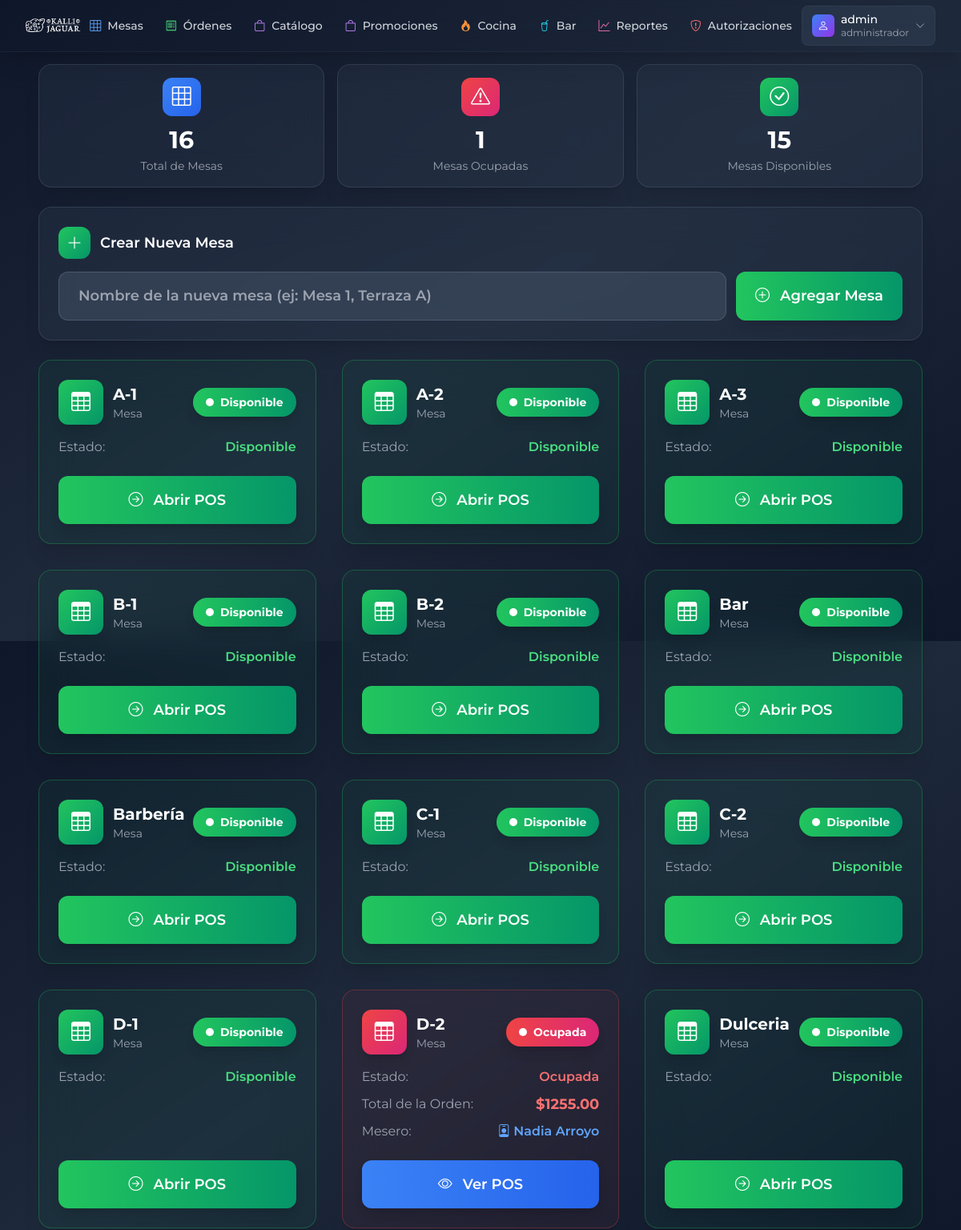
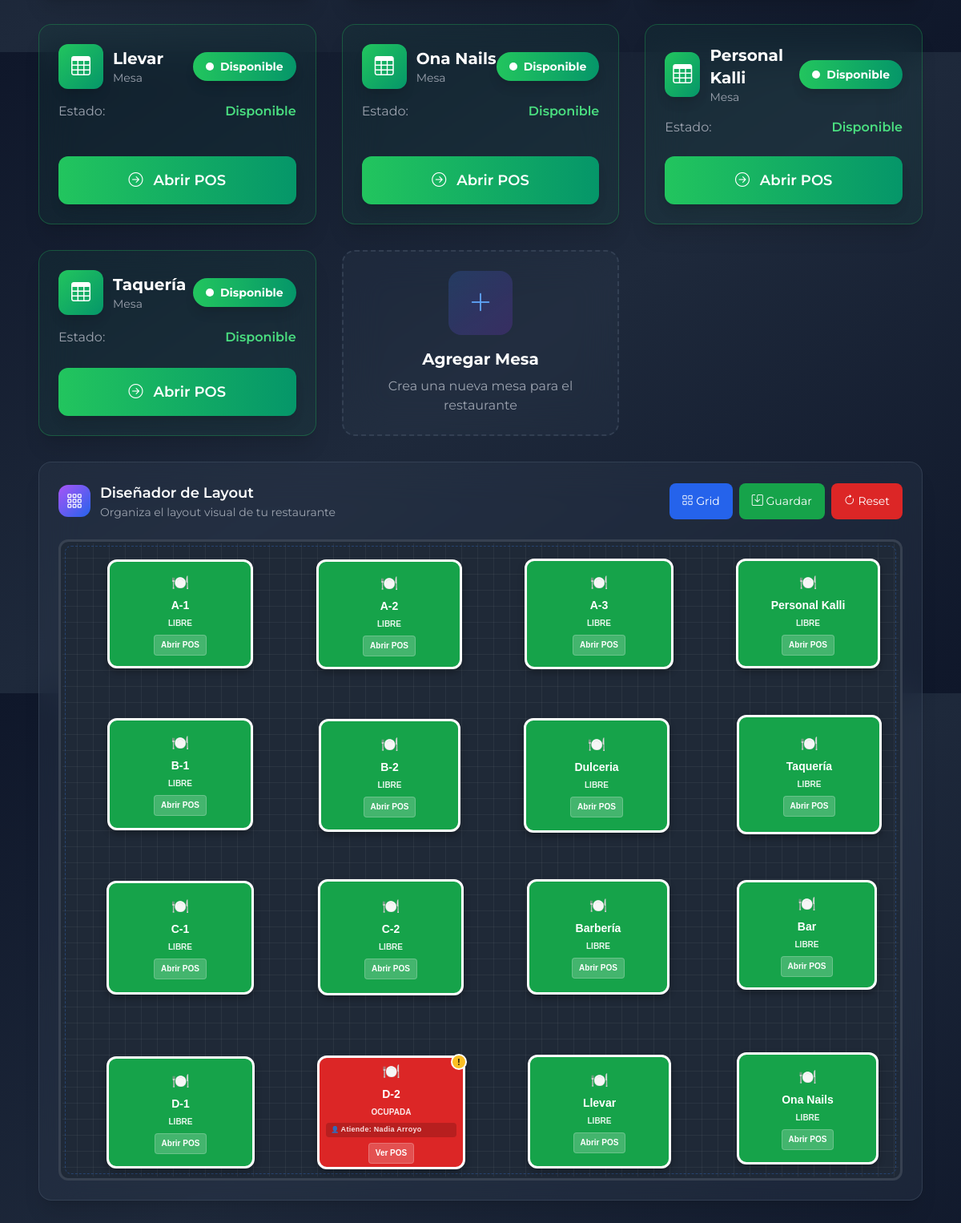
The page / on the database its author committed (2 pictures, top to bottom).
### tables this page shows
CREATE TABLE `mesas` (
  `id` int(11) NOT NULL,
  `nombre` varchar(50) NOT NULL,
  `estado` varchar(20) DEFAULT 'abierta',
  `aplicar_promociones` tinyint(1) DEFAULT '1' COMMENT 'Si esta mesa aplica promociones activas',
  `es_para_llevar` tinyint(1) DEFAULT '0' COMMENT 'Si es mesa para llevar (no aplica promos)'
);

### views/mesas.php (the view, shortened to what this page needs)
<?php
$mesas = $pdo->query("
    SELECT m.*,
      (SELECT COUNT(*) FROM ordenes o WHERE o.mesa_id = m.id AND o.estado = 'abierta') as orden_abierta,
      (SELECT u.nombre_completo
       FROM ordenes o
       LEFT JOIN usuarios u ON o.usuario_id = u.id
       WHERE o.mesa_id = m.id AND o.estado = 'abierta'
       LIMIT 1) as mesero_nombre,
      (SELECT o.total FROM ordenes o WHERE o.mesa_id = m.id AND o.estado = 'abierta' ORDER BY o.id DESC LIMIT 1) as orden_total
    FROM mesas m
    ORDER BY m.nombre
")->fetchAll(PDO::FETCH_ASSOC);
$layout_positions = [];
try {
    $layout_query = $pdo->query("
        SELECT mesa_id, posicion_x, posicion_y, ancho, alto, rotacion, tipo_visual
        FROM mesa_layouts
        WHERE mesa_id IS NOT NULL
    ");
    while ($row = $layout_query->fetch(PDO::FETCH_ASSOC)) {
        $layout_positions[$row['mesa_id']] = [
            'posicion_x' => $row['posicion_x'],
            'posicion_y' => $row['posicion_y'],
            'ancho' => $row['ancho'],
            'alto' => $row['alto'],
            'rotacion' => $row['rotacion'],
            'tipo_visual' => $row['tipo_visual']
        ];
    }
} catch (Exception $e) {
    $layout_positions = [];
}
?>
<div class="kiosk-mesas-container">
<div class="kiosk-stats">
  <?php
  $totalMesas = count($mesas);
  $mesasOcupadas = array_sum(array_column($mesas, 'orden_abierta'));
  $mesasLibres = $totalMesas - $mesasOcupadas;
  ?>
  <div class="kiosk-stat-card bg-dark-700/30 backdrop-blur-xl rounded-2xl border border-dark-600/50 shadow-xl">
    <div class="w-12 h-12 bg-gradient-to-br from-blue-500 to-blue-600 rounded-xl mx-auto mb-3 flex items-center justify-center">
      <i class="bi bi-grid-3x3 text-white text-2xl"></i>
    </div>
    <h3 class="text-3xl font-bold text-white"><?= $totalMesas ?></h3>
    <p class="text-gray-400 text-sm mt-1">Total de Mesas</p>
  </div>
  <div class="kiosk-stat-card bg-dark-700/30 backdrop-blur-xl rounded-2xl border border-dark-600/50 shadow-xl">
    <div class="w-12 h-12 bg-gradient-to-br from-red-500 to-pink-600 rounded-xl mx-auto mb-3 flex items-center justify-center">
      <i class="bi bi-exclamation-triangle text-white text-2xl"></i>
    </div>
    <h3 class="text-3xl font-bold text-white"><?= $mesasOcupadas ?></h3>
    <p class="text-gray-400 text-sm mt-1">Mesas Ocupadas</p>
  </div>
  <div class="kiosk-stat-card bg-dark-700/30 backdrop-blur-xl rounded-2xl border border-dark-600/50 shadow-xl">
    <div class="w-12 h-12 bg-gradient-to-br from-green-500 to-emerald-600 rounded-xl mx-auto mb-3 flex items-center justify-center">
      <i class="bi bi-check-circle text-white text-2xl"></i>
    </div>
    <h3 class="text-3xl font-bold text-white"><?= $mesasLibres ?></h3>
    <p class="text-gray-400 text-sm mt-1">Mesas Disponibles</p>
  </div>
</div>
<div class="mb-6">
  <div class="bg-dark-700/30 backdrop-blur-xl rounded-2xl border border-dark-600/50 p-6 shadow-xl">
    <div class="flex items-center mb-4">
      <div class="w-10 h-10 bg-gradient-to-br from-green-500 to-emerald-600 rounded-xl flex items-center justify-center mr-3">
        <i class="bi bi-plus-lg text-white text-xl"></i>
      </div>
      <h3 class="text-lg font-semibold text-white">Crear Nueva Mesa</h3>
    </div>
    <form id="crearMesaForm" class="flex flex-col sm:flex-row gap-3">
      <div class="flex-1">
        <input type="text"
          name="nombre"
          id="nombreMesa"
          class="kiosk-touch-button w-full bg-dark-600/50 border border-dark-500/50 rounded-xl text-white placeholder-gray-400 focus:outline-none focus:ring-2 focus:ring-blue-500 focus:border-transparent transition-all duration-200"
          placeholder="Nombre de la nueva mesa (ej: Mesa 1, Terraza A)"
          required>
      </div>
      <button type="submit"
        class="kiosk-touch-button bg-gradient-to-r from-green-500 to-emerald-600 hover:from-green-600 hover:to-emerald-700 text-white font-semibold rounded-xl transition-all duration-200 shadow-lg hover:shadow-xl">
        <i class="bi bi-plus-circle mr-2"></i>
        Agregar Mesa
      </button>
    </form>
  </div>
</div>
<div class="kiosk-mesas-grid">
  <?php foreach ($mesas as $mesa):
    if ($mesa['orden_abierta'] > 0) {
      $statusColor = 'from-red-500 to-pink-600';
      $borderColor = 'border-red-500/30';
      $bgColor = 'bg-red-500/5';
      $iconColor = 'text-red-400';
      $statusText = 'Ocupada';
      $btnText = 'Ver POS';
      $btnColor = 'from-blue-500 to-blue-600 hover:from-blue-600 hover:to-blue-700';
      $btnIcon = 'bi-eye';
    } else {
      $statusColor = 'from-green-500 to-emerald-600';
      $borderColor = 'border-green-500/30';
      $bgColor = 'bg-green-500/5';
      $iconColor = 'text-green-400';
      $statusText = 'Disponible';
      $btnText = 'Abrir POS';
      $btnColor = 'from-green-500 to-emerald-600 hover:from-green-600 hover:to-emerald-700';
      $btnIcon = 'bi-arrow-right-circle';
    }
  ?>
        <div class="kiosk-mesa-card group">
          <div class="bg-dark-700/40 backdrop-blur-xl rounded-2xl border <?= $borderColor ?> p-6 h-full flex flex-col justify-between shadow-xl <?= $bgColor ?>"
            onclick="window.location='index.php?page=mesa&id=<?= $mesa['id'] ?>&_=' + Date.now();">
        <div class="flex items-center justify-between mb-4">
          <div class="flex items-center space-x-3">
            <div class="w-14 h-14 bg-gradient-to-br <?= $statusColor ?> rounded-xl flex items-center justify-center shadow-lg">
              <i class="bi bi-table text-white text-2xl"></i>
            </div>
            <div>
              <h3 class="text-xl font-bold text-white group-hover:text-blue-400 transition-colors">
                <?= htmlspecialchars($mesa['nombre']) ?>
              </h3>
              <p class="text-sm text-gray-400">Mesa</p>
            </div>
          </div>
          <div class="flex flex-col items-end">
            <span class="inline-flex items-center px-4 py-2 rounded-full text-sm font-bold bg-gradient-to-r <?= $statusColor ?> text-white shadow-lg">
              <div class="w-2.5 h-2.5 bg-white rounded-full mr-2 animate-pulse"></div>
              <?= $statusText ?>
            </span>
          </div>
        </div>
        <div class="mb-6">
          <div class="flex items-center justify-between text-base">
            <span class="text-gray-400">Estado:</span>
            <span class="<?= $iconColor ?> font-semibold"><?= $statusText ?></span>
          </div>
          <?php if ($mesa['orden_abierta'] > 0): ?>
            <div class="flex items-center justify-between text-base mt-2">
              <span class="text-gray-400">Total de la Orden:</span>
              <span class="text-red-400 font-bold text-lg">$<?= $mesa['orden_total'] ?></span>
            </div>
            <?php if (!empty($mesa['mesero_nombre']) && trim($mesa['mesero_nombre']) !== ''): ?>
            <div class="flex items-center justify-between text-base mt-2">
              <span class="text-gray-400">Mesero:</span>
              <span class="text-blue-400 font-semibold flex items-center">
                <i class="bi bi-person-badge text-base mr-1"></i>
                <?= htmlspecialchars(trim($mesa['mesero_nombre'])) ?>
              </span>
            </div>
            <?php endif; ?>
          <?php endif; ?>
        </div>
        <div class="mt-auto">
          <a href="index.php?page=mesa&id=<?= $mesa['id'] ?>"
            class="kiosk-touch-button block w-full text-center bg-gradient-to-r <?= $btnColor ?> text-white rounded-xl transition-all duration-200 shadow-lg hover:shadow-xl">
            <i class="bi <?= $btnIcon ?> mr-2 text-lg"></i>
            <?= $btnText ?>
          </a>
        </div>
      </div>
    </div>
  <?php endforeach; ?>
  <div class="kiosk-mesa-card group cursor-pointer" onclick="document.getElementById('nombreMesa').focus()">
    <div class="bg-dark-700/20 backdrop-blur-xl rounded-2xl border-2 border-dashed border-dark-600/50 p-6 h-full flex flex-col items-center justify-center text-center hover:border-blue-500/50 transition-all duration-200 min-h-[200px]">
      <div class="w-20 h-20 bg-gradient-to-br from-blue-500/20 to-purple-600/20 rounded-2xl flex items-center justify-center mb-4 group-hover:scale-110 transition-transform">
        <i class="bi bi-plus-lg text-blue-400 text-3xl"></i>
      </div>
      <h3 class="text-xl font-bold text-white mb-2">Agregar Mesa</h3>
      <p class="text-gray-400">Crea una nueva mesa para el restaurante</p>
    </div>
  </div>
</div>
<div class="kiosk-layout-section">
  <div class="bg-dark-700/30 backdrop-blur-xl rounded-2xl border border-dark-600/50 p-6 shadow-xl">
    <div class="flex items-center justify-between mb-6 flex-wrap gap-4">
      <div class="flex items-center">
        <div class="w-10 h-10 bg-gradient-to-br from-purple-500 to-blue-600 rounded-xl flex items-center justify-center mr-3">
          <i class="bi bi-grid-3x3-gap text-white text-xl"></i>
        </div>
        <div>
          <h3 class="text-lg font-semibold text-white">Diseñador de Layout</h3>
          <p class="text-gray-400 text-sm hidden sm:block">Organiza el layout visual de tu restaurante</p>
        </div>
      </div>
      <div class="kiosk-layout-controls">
        <button id="toggleGrid" class="kiosk-layout-button bg-blue-600 hover:bg-blue-700 text-white rounded-lg transition-colors">
          <i class="bi bi-grid"></i> Grid
        </button>
        <button id="saveLayout" class="kiosk-layout-button bg-green-600 hover:bg-green-700 text-white rounded-lg transition-colors">
          <i class="bi bi-save"></i> Guardar
        </button>
        <button id="resetLayout" class="kiosk-layout-button bg-red-600 hover:bg-red-700 text-white rounded-lg transition-colors">
          <i class="bi bi-arrow-clockwise"></i> Reset
        </button>
      </div>
    </div>
    <div id="restaurantFloor" class="restaurant-floor bg-gray-800 border-2 border-dashed border-gray-600 rounded-xl position-relative"
         style="height: 800px; width: 100%; overflow: visible; margin-top: 10px;">
      <?php foreach ($mesas as $index => $mesa): ?>
        <?php
        $layout = $layout_positions[$mesa['id']] ?? null;
        $mesaX = $layout ? $layout['posicion_x'] : (300 + ($index % 3) * 150);
        $mesaY = $layout ? $layout['posicion_y'] : (250 + floor($index / 3) * 120);
        $mesaWidth = $layout ? $layout['ancho'] : 120;
        $alturaBase = $layout ? $layout['alto'] : 100;
        $tieneMesero = $mesa['orden_abierta'] > 0 && !empty($mesa['mesero_nombre']) && trim($mesa['mesero_nombre']) !== '';
        $mesaHeight = $tieneMesero && $alturaBase < 110 ? max($alturaBase, 110) : $alturaBase;
        $mesaRotation = $layout ? $layout['rotacion'] : 0;
        $mesaColor = $mesa['orden_abierta'] > 0 ? '#dc2626' : '#16a34a';
        $mesaEstado = $mesa['orden_abierta'] > 0 ? 'OCUPADA' : 'LIBRE';
        $mesaBtnText = $mesa['orden_abierta'] > 0 ? 'Ver POS' : 'Abrir POS';
        $mesaClaseEstado = $mesa['orden_abierta'] > 0 ? 'mesa-ocupada' : 'mesa-libre';
        ?>
        <div class="mesa-element layout-element <?= $mesaClaseEstado ?>"
             id="mesa-<?= $mesa['id'] ?>"
             data-mesa-id="<?= $mesa['id'] ?>"
             data-mesa-nombre="<?= htmlspecialchars($mesa['nombre']) ?>"
             data-orden-abierta="<?= $mesa['orden_abierta'] ?>"
             data-rotation="<?= $mesaRotation ?>"
             style="position: absolute;
                    left: <?= $mesaX ?>px;
                    top: <?= $mesaY ?>px;
                    width: <?= $mesaWidth ?>px;
                    height: <?= $mesaHeight ?>px;
                    background: <?= $mesaColor ?>;
                    border: 3px solid #ffffff;
                    border-radius: 12px;
                    display: flex;
                    flex-direction: column;
                    align-items: center;
                    justify-content: center;
                    color: white;
                    font-family: Arial, sans-serif;
                    font-weight: bold;
                    cursor: move;
                    z-index: 500;
                    box-shadow: 0 4px 8px rgba(0,0,0,0.3);
                    transform: rotate(<?= $mesaRotation ?>deg);
                    transition: transform 0.2s ease, box-shadow 0.2s ease;">
          <div class="mesa-content" style="pointer-events: none;">
            <div style="font-size: 18px; margin-bottom: 4px;">🍽️</div>
            <div style="font-size: 14px; margin-bottom: 4px;"><?= htmlspecialchars($mesa['nombre']) ?></div>
            <div style="font-size: 10px; margin-bottom: 6px; opacity: 0.9;"><?= $mesaEstado ?></div>
            <?php if ($mesa['orden_abierta'] > 0 && !empty($mesa['mesero_nombre']) && trim($mesa['mesero_nombre']) !== ''): ?>
            <div style="font-size: 9px; margin-bottom: 6px; opacity: 0.85; display: flex; align-items: center; gap: 2px;">
              <span style="font-size: 8px;">👤</span>
              <span>Atiende: <?= htmlspecialchars(trim($mesa['mesero_nombre'])) ?></span>
            </div>
            <?php endif; ?>
            <button class="mesa-action-btn bg-white/20 hover:bg-white/30 text-white px-2 py-1 rounded text-xs"
                    onclick="event.stopPropagation(); window.location='index.php?page=mesa&id=<?= $mesa['id'] ?>&_=' + Date.now();"
                    style="pointer-events: auto;">
              <?= $mesaBtnText ?>
            </button>
          </div>
          <?php if ($mesa['orden_abierta'] > 0): ?>
          <div style="position: absolute;
                      top: -5px;
                      right: -5px;
                      width: 20px;
                      height: 20px;
                      background: #fbbf24;
                      border: 2px solid white;
                      border-radius: 50%;
                      display: flex;
                      align-items: center;
                      justify-content: center;
                      font-size: 10px;
                      color: #000;
                      font-weight: bold;
                      z-index: 10;">!</div>
          <?php endif; ?>
        </div>
      <?php endforeach; ?>
    </div>
  </div>
</div>
</div>

### rows shown on the page
mesas: nombre "A-1", statusText "Disponible", btnText "Abrir POS", mesaEstado "LIBRE", mesaBtnText "Abrir POS"
mesas: nombre "A-2", statusText "Disponible", btnText "Abrir POS", mesaEstado "LIBRE", mesaBtnText "Abrir POS"
mesas: nombre "A-3", statusText "Disponible", btnText "Abrir POS", mesaEstado "LIBRE", mesaBtnText "Abrir POS"
mesas: nombre "B-1", statusText "Disponible", btnText "Abrir POS", mesaEstado "LIBRE", mesaBtnText "Abrir POS"
mesas: nombre "B-2", statusText "Disponible", btnText "Abrir POS", mesaEstado "LIBRE", mesaBtnText "Abrir POS"
mesas: nombre "Bar", statusText "Disponible", btnText "Abrir POS", mesaEstado "LIBRE", mesaBtnText "Abrir POS"
mesas: nombre "Barbería", statusText "Disponible", btnText "Abrir POS", mesaEstado "LIBRE", mesaBtnText "Abrir POS"
mesas: nombre "C-1", statusText "Disponible", btnText "Abrir POS", mesaEstado "LIBRE", mesaBtnText "Abrir POS"
mesas: nombre "C-2", statusText "Disponible", btnText "Abrir POS", mesaEstado "LIBRE", mesaBtnText "Abrir POS"
mesas: nombre "D-1", statusText "Disponible", btnText "Abrir POS", mesaEstado "LIBRE", mesaBtnText "Abrir POS"
mesas: nombre "D-2", statusText "Ocupada", orden_total "1255.00", mesero_nombre "Nadia Arroyo", btnText "Ver POS", mesaEstado "OCUPADA", mesaBtnText "Ver POS"
mesas: nombre "Dulceria", statusText "Disponible", btnText "Abrir POS", mesaEstado "LIBRE", mesaBtnText "Abrir POS"
mesas: nombre "Llevar", statusText "Disponible", btnText "Abrir POS", mesaEstado "LIBRE", mesaBtnText "Abrir POS"
mesas: nombre "Ona Nails", statusText "Disponible", btnText "Abrir POS", mesaEstado "LIBRE", mesaBtnText "Abrir POS"
mesas: nombre "Personal Kalli", statusText "Disponible", btnText "Abrir POS", mesaEstado "LIBRE", mesaBtnText "Abrir POS"
mesas: nombre "Taquería", statusText "Disponible", btnText "Abrir POS", mesaEstado "LIBRE", mesaBtnText "Abrir POS"

### other values the page prints
$userInfo['username'] "admin"
$userInfo['rol'] "administrador"
$totalMesas "16"
$mesasOcupadas "1"
$mesasLibres "15"
